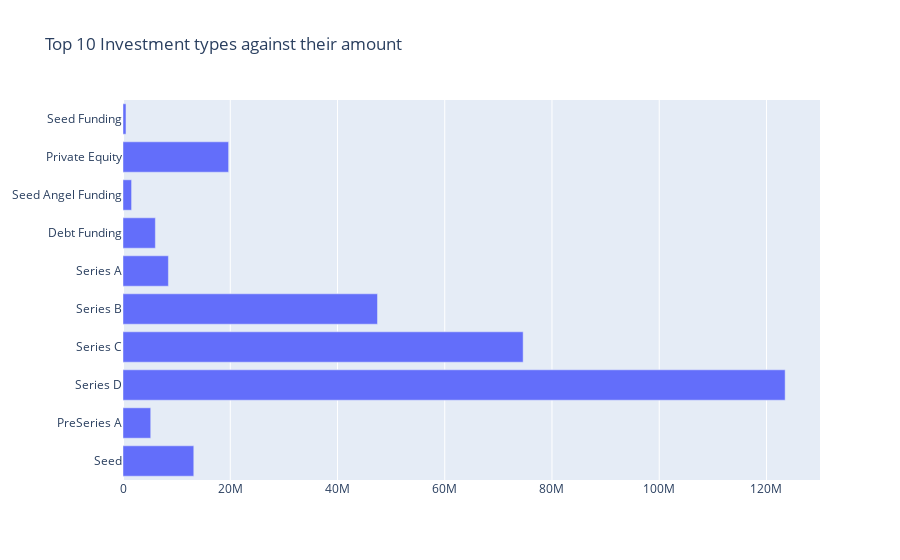

Notebook cell for this chart:
### Code cell
fig = go.Figure(data=go.Bar(y = top10_invstmntamnt.index[::-1],
                            x = top10_invstmntamnt['mean'][::-1],
                            orientation='h'),
               layout_title_text = 'Top 10 Investment types against their amount')
fig.show()

### Figure 1 — Plotly figure (JSON) as saved in the notebook; plotly's stock layout.template omitted (floating-point values rounded to 4 significant figures)
{"data": [{"orientation": "h", "type": "bar", "x": [13200000, 5171000.0, 123483250, 74620000.0, 47460000.0, 8467000.0, 6037000.0, 1600000.0, 19700000.0, 556400.0], "y": ["Seed", "PreSeries A", "Series D", "Series C", "Series B", "Series A", "Debt Funding", "Seed Angel Funding", "Private Equity", "Seed Funding"]}], "layout": {"title": {"text": "Top 10 Investment types against their amount"}}}
